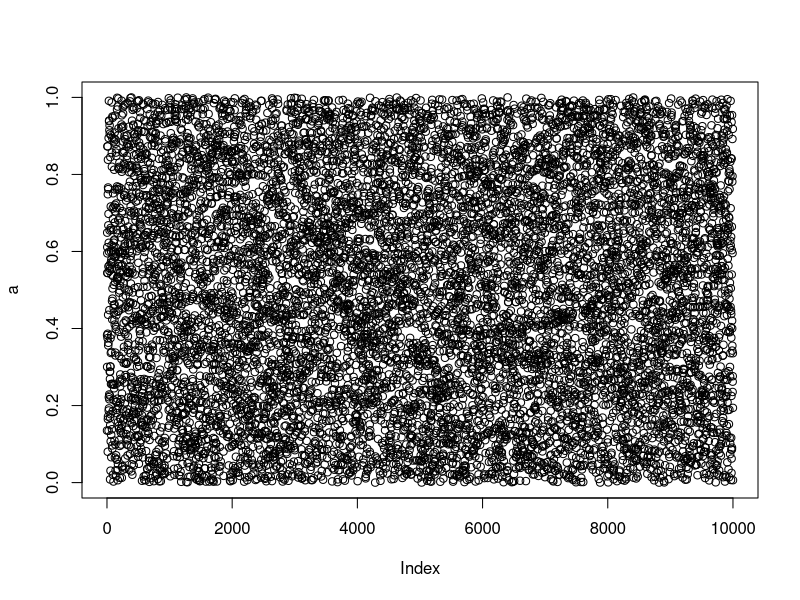

This figure's R source:
## ---- chunk 1
knitr::opts_chunk$set(echo = TRUE)
## ---- chunk 2
# NOTE: Use below line to install the package. Remove the line after,
#       as otherwise pdf generation won't work.
# install.packages("mvtnorm") 
library("mvtnorm")
means = c(0,0)
VCOV = matrix(c(1,0,0,1),nrow=2,byrow=T)
n=2
X = rmvnorm(n,mean=means,sigma=VCOV) 
X
## ---- chunk 3
# Code block generating a plot
# The figure size and positioning can be adjusted in the options for the block
a = runif(10000)
plot(a)
